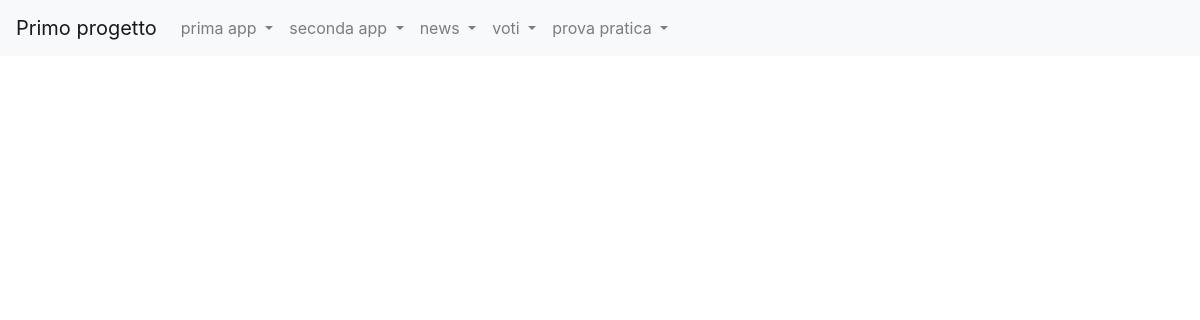
The page /news/lista_giornalisti/ on the database as committed earlier.
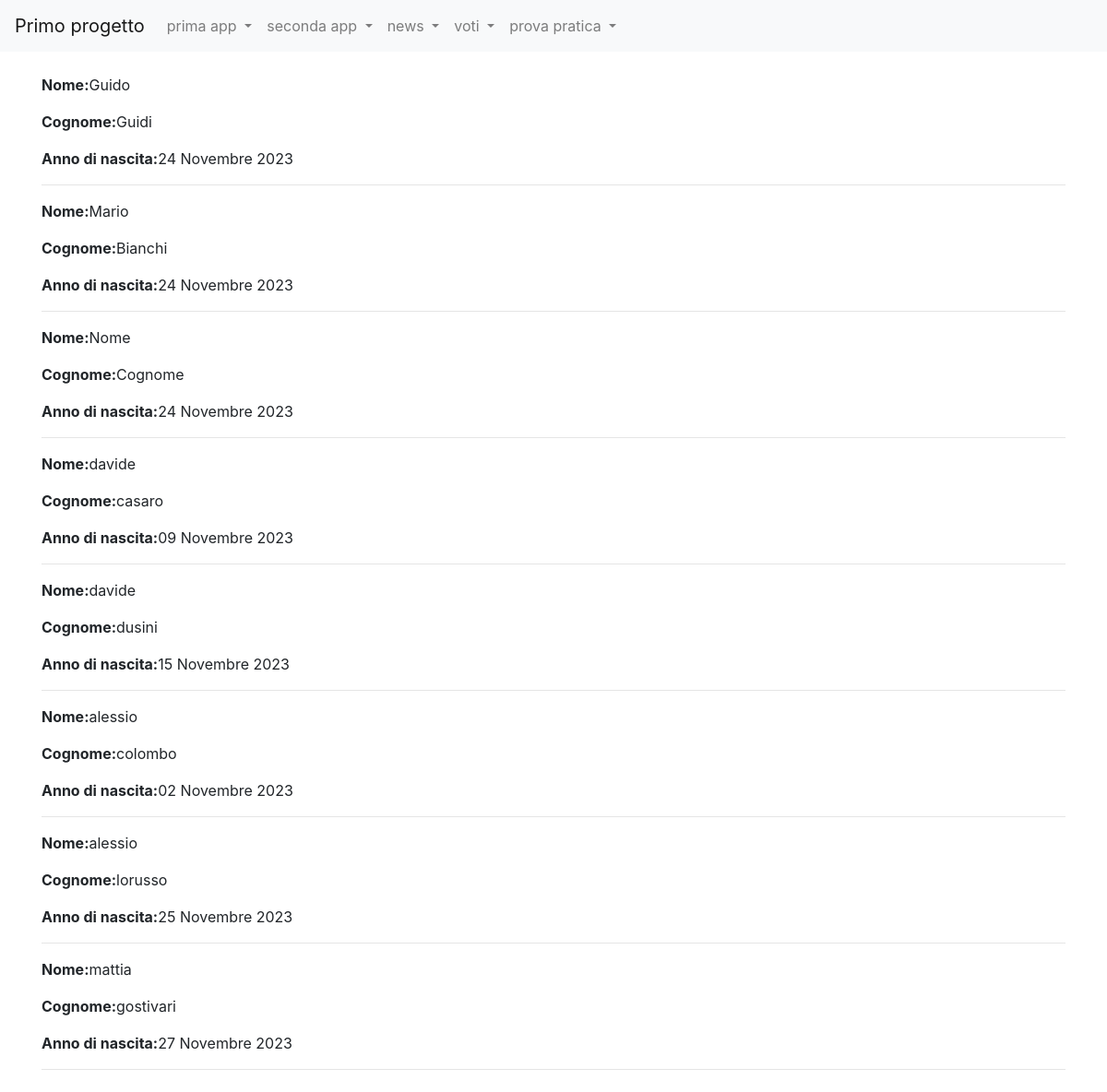
The same page on the database as committed later.
### news/models.py (models this page shows, shortened)
class Giornalista(models.Model):
    nome=models.CharField(max_length=20)
    cognome=models.CharField(max_length=20)
    anno_di_nascita=models.DateField(blank=True)
    class Meta:
        verbose_name="Giornalista"
        verbose_name_plural="Giornalisti"

### news/views.py (the view)
# urls.py: path("lista_giornalisti/",listaGiornalisti,name="lista_giornalisti"),
def listaGiornalisti(request, pk=None):
    if(pk==None):
        giornalisti=Giornalista.objects.all()
    else:
        giornalista=Giornalista.objects.filter(giornalista_id=pk)
    context={
        'giornalisti': giornalisti,
    }
    return render(request,'lista_giornalisti.html',context)

### news/templates/lista_giornalisti.html (shortened to what this page needs)
{%extends 'base.html'%}
{%block content%}
    {% for giornalista in giornalisti %}
        <p><strong>Nome:</strong>{{ giornalista.nome }}</p>
        <p><strong>Cognome:</strong>{{ giornalista.cognome }}</p>
        <p><strong>Anno di nascita:</strong>{{ giornalista.anno_di_nascita }}</p>
        <hr>
    {% endfor %}
{%endblock content%}

### templates/base.html (shortened to what this page needs)
<!doctype html>
{% load static %}
<html lang="en">
  <head>
    <link rel="stylesheet" href="https://cdn.jsdelivr.net/npm/bootstrap@4.5.3/dist/css/bootstrap.min.css">
  </head>
  <body>
    <nav class="navbar navbar-expand-lg navbar-light bg-light">
        <a class="navbar-brand" href="#">Primo progetto</a>
        <div class="collapse navbar-collapse" id="navbarNavDropdown">
          <ul class="navbar-nav">
            <li class="nav-item dropdown">
              <a class="nav-link dropdown-toggle" href="#" id="navbarDropdownMenuLink" role="button" data-toggle="dropdown" aria-haspopup="true" aria-expanded="false">
                prima app
              </a>
            </li>
            <li class="nav-item dropdown">
                <a class="nav-link dropdown-toggle" href="#" id="navbarDropdownMenuLink" role="button" data-toggle="dropdown" aria-haspopup="true" aria-expanded="false">
                seconda app
                </a>
              </li>
              <li class="nav-item dropdown">
                <a class="nav-link dropdown-toggle" href="#" id="navbarDropdownMenuLink" role="button" data-toggle="dropdown" aria-haspopup="true" aria-expanded="false">
                news
                </a>
              </li>
              <li class="nav-item dropdown">
                <a class="nav-link dropdown-toggle" href="#" id="navbarDropdownMenuLink" role="button" data-toggle="dropdown" aria-haspopup="true" aria-expanded="false">
                voti
                </a>
              </li>
              <li class="nav-item dropdown">
                <a class="nav-link dropdown-toggle" href="#" id="navbarDropdownMenuLink" role="button" data-toggle="dropdown" aria-haspopup="true" aria-expanded="false">
                prova pratica
                </a>
              </li>
          </ul>
        </div>
      </nav>
    <div class="container my-4">
        {%block content%}
        {%endblock content%}
  </body>
</html>

Rows that differ between the two databases and show on the page:
added Giornalista: nome "Guido", cognome "Guidi", anno_di_nascita "24 Novembre 2023"
added Giornalista: nome "Mario", cognome "Bianchi", anno_di_nascita "24 Novembre 2023"
added Giornalista: nome "Nome", cognome "Cognome", anno_di_nascita "24 Novembre 2023"
added Giornalista: nome "davide", cognome "casaro", anno_di_nascita "09 Novembre 2023"
added Giornalista: nome "davide", cognome "dusini", anno_di_nascita "15 Novembre 2023"
added Giornalista: nome "alessio", cognome "colombo", anno_di_nascita "02 Novembre 2023"
added Giornalista: nome "alessio", cognome "lorusso", anno_di_nascita "25 Novembre 2023"
added Giornalista: nome "mattia", cognome "gostivari", anno_di_nascita "27 Novembre 2023"
